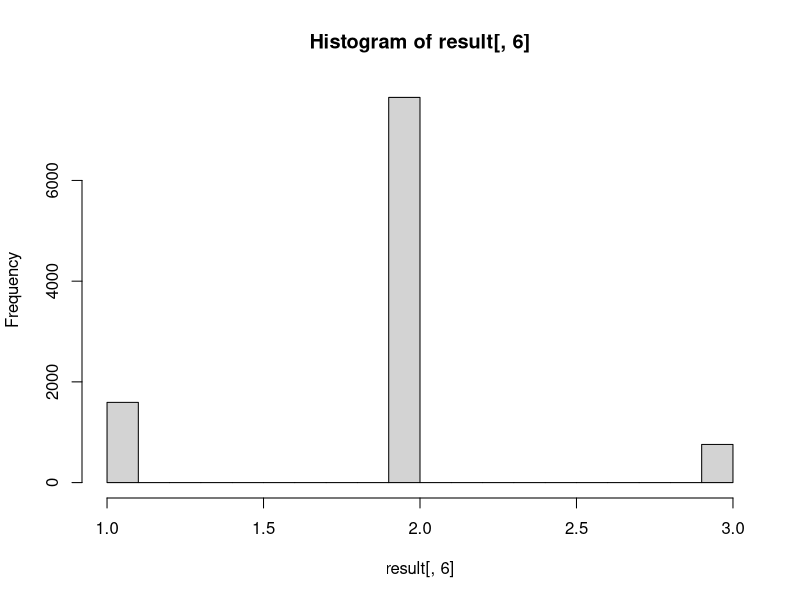

The R script that drew this image:
omia3 = function(xy)
{
  maxdose=3
  ssize=xy[1]
  scenario=xy[2]
  if (scenario==1)	{
    prtox=c(0.1,0.2,0.3)	
    prsucc=c(0.09,0.24,0.56)	#k>=2:0.18,0.48,0.63 k=3:0.09,0.24,0.56
  }
  if (scenario==2)	{
    prtox=c(0.15,0.3,0.45)	
    prsucc=c(0.0425,0.07,0.4125)  #k>=2:0.2125,0.28,0.5225 k=3:0.0425,0.07,0.4125
  }
  if (scenario==3)	{
    prtox=c(0.2,0.4,0.7)
    prsucc=c(0.08,0.36,0.24)  #k>=2:0.24,0.54,0.27 k=3:0.08,0.36,0.24
  }

  cumpr=cbind(prtox,prsucc+prtox,1)
  count = 0
  respmat=matrix(0,maxdose,3)
  phattox=rep(0,maxdose)
  phatsucc=rep(0,maxdose)
  phatnrnt=rep(0,maxdose)
  trials=rep(0,maxdose)
  dosenum=1 #first group assigned to dose1
  stopdose=rep(0,maxdose)
  stop=0
  maxdose1=maxdose
  mindose1=1
  
  while (count < ssize) {
    otvet=rank(c(runif(1),cumpr[dosenum,1:2]))[1]
    respmat[dosenum,otvet]=respmat[dosenum,otvet]+1
    otvet1=otvet
    otvet=rank(c(runif(1),cumpr[dosenum,1:2]))[1]
    respmat[dosenum,otvet]=respmat[dosenum,otvet]+1
    otvet2=otvet
    otvet=rank(c(runif(1),cumpr[dosenum,1:2]))[1]
    respmat[dosenum,otvet]=respmat[dosenum,otvet]+1
    otvet3=otvet
    trials[dosenum]=trials[dosenum]+3
    phattox=respmat[,1]/(trials+0.001)
    phatsucc=respmat[,2]/(trials+0.001)
    phatnrnt=respmat[,3]/(trials+0.001)
    
    if (phattox[dosenum]>.5) {dosenum=max(dosenum-1,mindose1)} else {
      if (otvet1*otvet2==1 || otvet2*otvet3==1 || otvet1*otvet3==1) {dosenum=max(dosenum-1,mindose1)}
      if (otvet1*otvet2==9 || otvet2*otvet3==9 || otvet1*otvet3==9)  {dosenum=min(dosenum+1,maxdose1)}
    }
    
    # if (otvet1*otvet2==1 || otvet2*otvet3==1 || otvet1*otvet3==1) {dosenum=max(dosenum-1,mindose1)}
    # if (otvet1*otvet2==9 || otvet2*otvet3==9 || otvet1*otvet3==9)  {dosenum=min(dosenum+1,maxdose1)}
    # if (phattox[dosenum]>.5) {dosenum=max(dosenum-1,mindose1)}
    # 
    count=count+3
  }
  
  #Ivanova's definition of optimal dose
  N=ssize/maxdose
  ind=ifelse(trials>=N,1,0)
  toltox=ifelse(phattox<0.5,1,0)
  besttrt=order(respmat[,2]*ind*toltox/(trials+0.00001))[maxdose]
  
  c(trials/sum(trials),sum(trials),sum(respmat[,2]),besttrt)
}

#simulation 10000 times
result = matrix(0,10000,6)
for (i in 1:10000) {
  result[i,]=omia3(c(30,3))
}


a=hist(result[,6])
a$counts
mean(result[,1]);mean(result[,2]);mean(result[,3])



